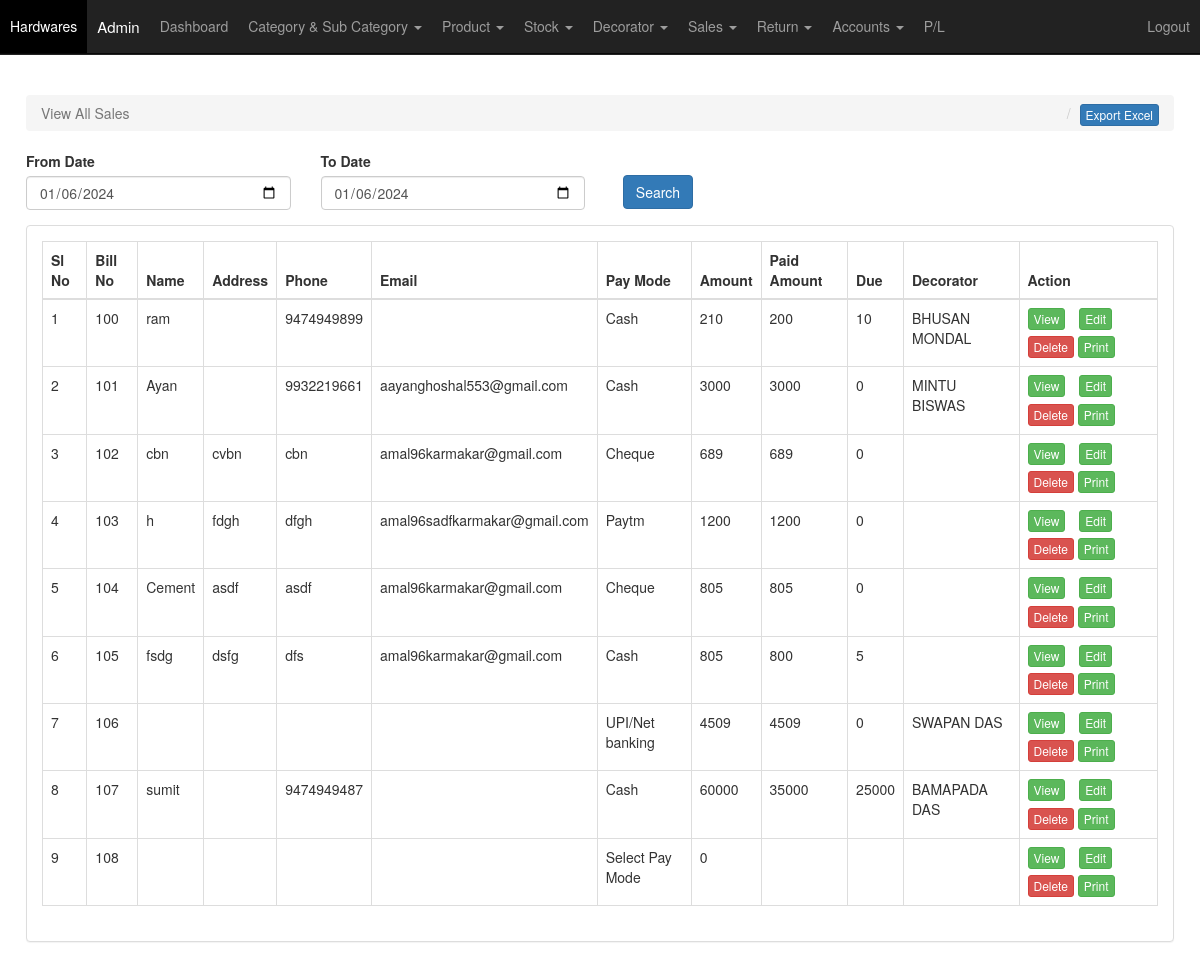
The page /view_sales.php (signed in) on the database as committed earlier.
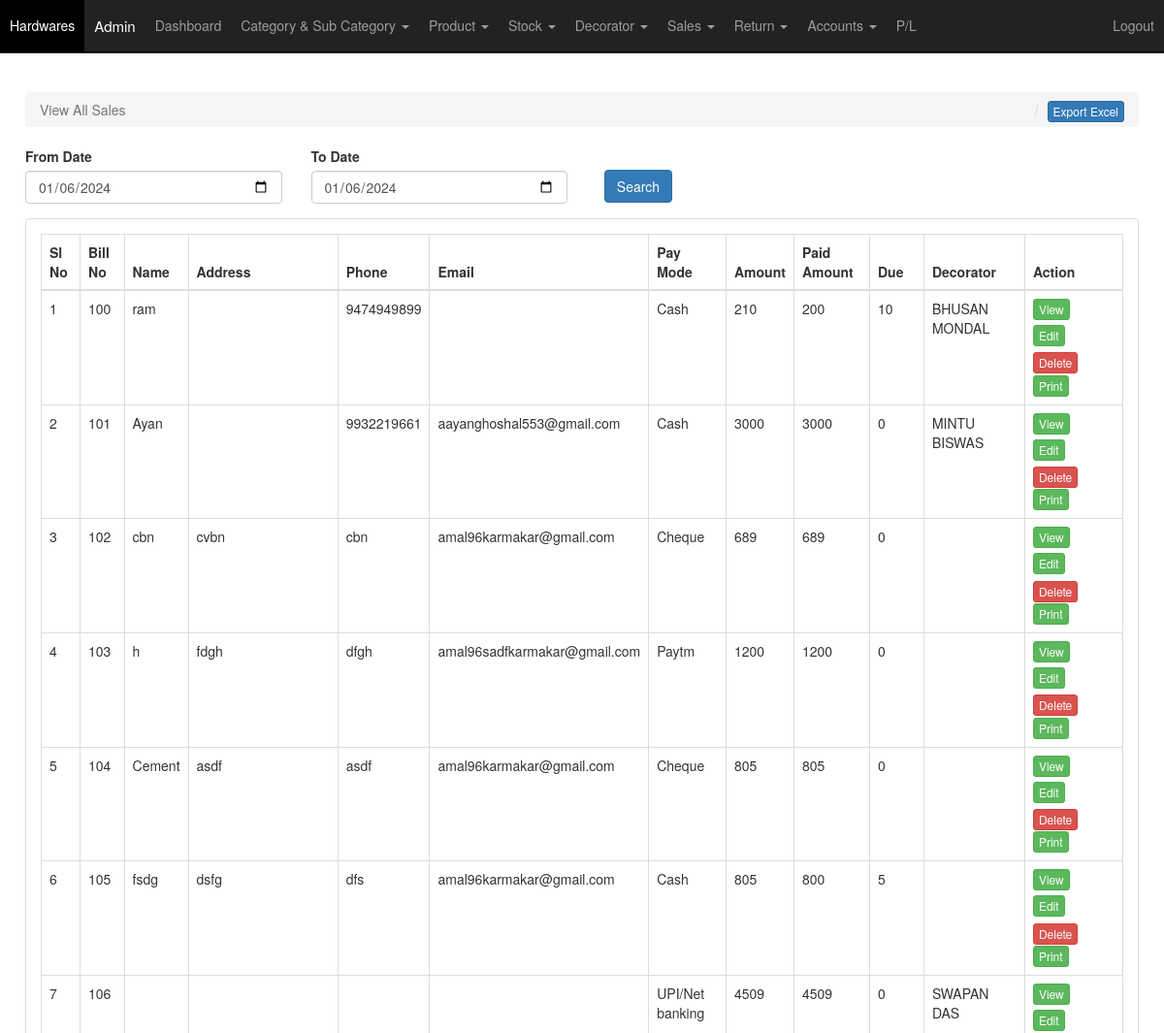
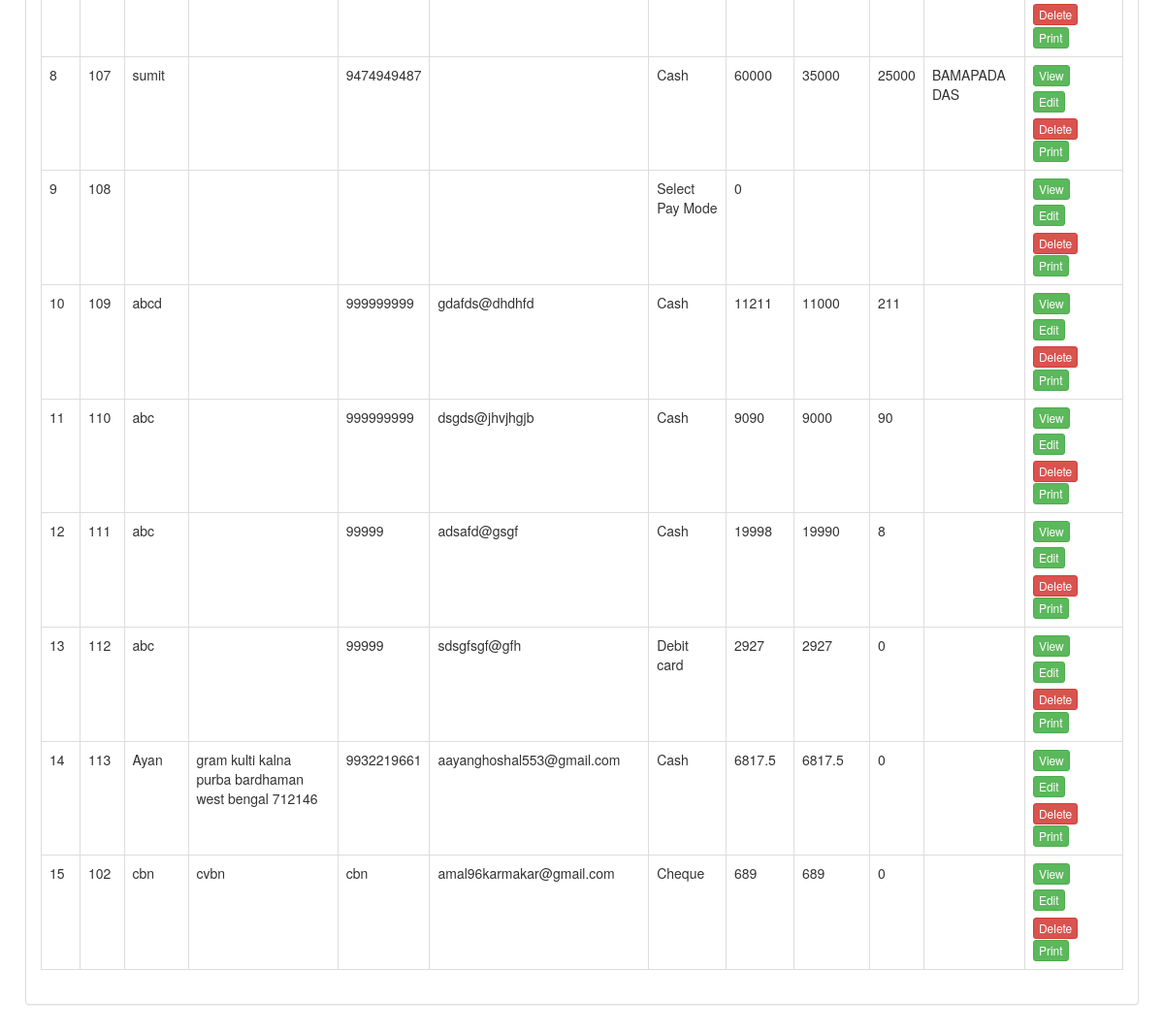
The same page on the database as committed later (2 pictures, top to bottom).
### tables this page shows
CREATE TABLE `sales` (
  `sales_id` int NOT NULL,
  `bill_number` varchar(55) NOT NULL,
  `name` varchar(255) NOT NULL,
  `address` varchar(255) NOT NULL,
  `phone` varchar(55) NOT NULL,
  `email` varchar(55) NOT NULL,
  `pay_mode` varchar(55) NOT NULL,
  `total_purchase_amount` varchar(155) NOT NULL,
  `total_amount` varchar(55) NOT NULL,
  `paid` varchar(55) NOT NULL,
  `due` varchar(55) NOT NULL,
  `description` longtext NOT NULL,
  `decorator_id` varchar(55) NOT NULL,
  `next_payment_date` varchar(55) NOT NULL,
  `refer_type` varchar(15) NOT NULL DEFAULT 'S',
  `insert_date` datetime NOT NULL DEFAULT CURRENT_TIMESTAMP
);

CREATE TABLE `decorator` (
  `decorator_id` int NOT NULL,
  `name` varchar(155) NOT NULL,
  `phone` varchar(55) NOT NULL,
  `address` varchar(255) NOT NULL,
  `insert_date` datetime NOT NULL DEFAULT CURRENT_TIMESTAMP
);

### view_sales.php (the view, shortened to what the changed rows need)
<?php include "include/header.php"; ?>
    <div id="wrapper">
        <?php include "top-menu.php"; ?>
        <div id="page-wrapper">
            <div class="container-fluid">
                <div class="row">
                    <?php if($_REQUEST['flag'] == "edit") {
                          $show=mysqli_fetch_array(mysqli_query($conn, "SELECT * from `sales` where `sales_id` = '$_REQUEST[edit_id]'")); ?>
                        <div class="col-lg-12 col-md-12">
                            <form role="form" action="<?php echo $_SERVER['PHP_SELF']; ?>" method="POST">
                                <input name="sales_id" value="<?php echo $show['sales_id']; ?>" type="hidden">
                                <div class="col-md-3">
                                    <div class="form-group">
                                      <label>Bill Number</label>
                                      <input class="form-control" name="bill_num" value="<?php echo $show['bill_number']; ?>" type="text" placeholder="Enter Bill Number">
                                    </div>
                                </div>
                                <div class="col-md-3">
                                    <div class="form-group">
                                      <label>Name</label>
                                      <input class="form-control" name="name" value="<?php echo $show['name']; ?>" type="text" placeholder="Enter Name">
                                    </div>
                                </div>
                                <div class="col-md-3">
                                    <div class="form-group">
                                      <label>Phone</label>
                                      <input class="form-control" name="phone" value="<?php echo $show['phone']; ?>" type="text" placeholder="Enter Phone">
                                    </div>
                                </div>
                                <div class="col-md-3">
                                    <div class="form-group">
                                      <label>Email</label>
                                      <input class="form-control" name="email" value="<?php echo $show['email']; ?>" type="text" placeholder="Enter Email">
                                    </div>
                                </div>
                                <div class="col-lg-12">
                                    <table class="table table-bordered">
                                        <thead>
                                          <tr class="success">
                                            <th>Total Amount</th>
                                            <th>Previous Payment</th>
                                            <th>Due Amount</th>
                                          </tr>
                                        </thead>
                                        <tbody>
                                          <tr>
                                            <td>Rs. <?php echo $show['total_amount']; ?></td>
                                            <td>Rs. <?php echo $show['paid']; ?><input name="ppaid" type="hidden" value="<?php echo $show['paid']; ?>"></td>
                                            <td>Rs. <?php echo $show['due']; ?><input id="pdue" name="pdue" type="hidden" value="<?php echo $show['due']; ?>"></td>
                                          </tr>
                                        </tbody>
                                    </table>
                                </div>
                                <div class="col-md-2">
                                    <div class="form-group">
                                    	<label>Payment mode <span class="text-danger">*</span></label>
                                    	<select class="form-control" name="paytype" id="paytype" required="">
                                    		<option>Select Pay Mode</option>
                                    		<option value="Cash" <?php if($show['pay_mode']=="Cash") { echo "selected"; } else { } ?>>Cash</option>
                                    		<option value="Google pay" <?php if($show['pay_mode']=="Google pay") { echo "selected"; } else { } ?>>Google pay</option>
                                    		<option value="UPI/Net banking" <?php if($show['pay_mode']=="UPI/Net banking") { echo "selected"; } else { } ?>>UPI/Net banking</option>
                                    		<option value="Credit card" <?php if($show['pay_mode']=="Credit card") { echo "selected"; } else { } ?>>Credit card</option>
                                    		<option value="Debit card" <?php if($show['pay_mode']=="Debit card") { echo "selected"; } else { } ?>>Debit card</option>
                                    		<option value="Cheque" <?php if($show['pay_mode']=="Cheque") { echo "selected"; } else { } ?>>Cheque</option>
                                    		<option value="Paytm" <?php if($show['pay_mode']=="Paytm") { echo "selected"; } else { } ?>>Paytm</option>
                                    	</select>
                                    </div>
                                </div>
                                <div class="col-md-2">
                                    <div class="form-group">
                                      <label>Total Amount</label>
                                      <input class="form-control" name="tamount" value="<?php echo $show['total_amount']; ?>" type="text" placeholder="Enter Total Amount">
                                    </div>
                                </div>
                                <div class="col-md-2">
                                    <div class="form-group">
                                      <label>Paid</label>
                                      <input class="form-control" id="paid1" name="paid" onkeyup="calc1()" type="text" placeholder="Enter Paid">
                                    </div>
                                </div>
                                <div class="col-md-2">
                                    <div class="form-group">
                                      <label>Due</label>
                                      <input class="form-control" id="due1" name="due" type="text" placeholder="Enter Due">
                                    </div>
                                </div>
                                <div class="col-md-4">
                                    <div class="form-group">
                                      <label>Description</label>
                                      <textarea class="form-control" name="description" rows="4" cols="50" placeholder="Enter Description" style="height:80px;"><?php echo $show['description']; ?></textarea>
                                    </div>
                                </div>
                                <hr>
                                <div class="col-md-12">
                                        <table class="table table-bordered" id="sumtable">
                                          <thead>
                                            <tr class="success">
                                              <th>Item Name</th>
                                              <th>Quantity</th>
                                              <th>Price (Per Unit)</th>
                                              <th>Total Price</th>
                                              <th>Item Description</th>
                                            </tr>
                                          </thead>
                                          <tbody class="field_wrapper" id="product_table">
                                            <?php $sql_stock = mysqli_query($conn, "SELECT * FROM item_sales WHERE sales_id='".$show['sales_id']."'");
                                            while($show_stock = mysqli_fetch_array($sql_stock)) { ?>
                                            <tr>
                                              <td><?php $sql_pname = mysqli_fetch_array(mysqli_query($conn, "SELECT * FROM product WHERE product_id = '".$show_stock['item_name']."'")); echo $sql_pname['product_name']; ?></td>
                                              <td><?php echo $show_stock['quantity']; ?></td>
                                              <td><?php echo $show_stock['price']; ?></td>
                                              <td><?php echo ($show_stock['quantity']*$show_stock['price']); ?></td>
                                              <td><?php echo $show_stock['description']; ?></td>
                                            </tr>
                                            <?php } ?>
                                          </tbody>
                                        </table>
                                </div>
                                <hr>
                                <div class="col-lg-4">
                                    <div class="form-group">
                                      <label>Select Decorator</label>
                                      <select class="form-control select2" name="decorator" style="height:40px;" onchange="showDiv(this.value)">
                                        <option selected="selected">Select Decorator</option>
                                        <?php $sql_stock=mysqli_query($conn, "SELECT * FROM decorator ORDER BY decorator_id ASC");
                                        while($show_stock = mysqli_fetch_array($sql_stock)) { ?>
                                            <option value="<?php echo $show_stock['decorator_id']; ?>" <?php if($show['decorator_id']==$show_stock['decorator_id']) { echo "selected"; } else { } ?>><?php echo $show_stock['name']; ?> ( <?php echo $show_stock['phone']; ?> )</option>
                                        <?php } ?>
                                      </select>
                                    </div>
                                </div>
                                <div class="col-md-3">
                                    <div class="form-group">
                                      <label>Next Payment Date</label>
                                      <input class="form-control" name="cdate" value="<?php echo $show['next_payment_date']; ?>" type="date" placeholder="Enter Next Payment Date">
                                    </div>
                                </div>
                                <div class="col-md-4">
                                    <div class="form-group">
                                      <label>Address</label>
                                      <textarea class="form-control" name="address" rows="4" cols="50" placeholder="Enter Address"><?php echo $show['address']; ?></textarea>
                                    </div>
                                </div>
                                <div class="col-md-3">
                                    <div class="form-group">
                                        <input name="update" class="btn btn-primary" type="submit" value="Update" />
                                        <a href="view_sales.php" class="btn btn-primary">Cancel</a>
                                    </div>
                                </div>
                            </form>
                    </div>
                    <?php } else { ?>
                    <div class="col-lg-12 col-md-12">
                      <div class="panel panel-default">
                          <div class="panel-body">
                            <table class="table table-bordered" id="example">
                              <thead>
                                <tr>
                                  <th>Sl No</th>
                                  <th>Bill No</th>
                                  <th>Name</th>
                                  <th>Address</th>
                                  <th>Phone</th>
                                  <th>Email</th>
                                  <th>Pay Mode</th>
                                  <th>Amount</th>
                                  <th>Paid Amount</th>
                                  <th>Due</th>
                                  <th>Decorator</th>
                                  <th>Action</th>
                                </tr>
                              </thead>
                              <tbody>
                            <?php $i = 1;
                              if (isset($_POST['search'])) {
                                $from = $_POST["from"];
                                $to = $_POST["to"];
                                $sql_stock = mysqli_query($conn, "SELECT * FROM sales WHERE date(insert_date) BETWEEN '$from' AND '$to'");
                              } else {
                                $sql_stock=mysqli_query($conn, "SELECT * FROM sales ORDER BY sales_id ASC");
                              }
                              while($show_stock = mysqli_fetch_array($sql_stock)) { ?>
                                <tr>
                                  <td><?php echo $i; ?></td>
                                  <td><?php echo $show_stock['bill_number']; ?></td>
                                  <td><?php echo $show_stock['name']; ?></td>
                                  <td><?php echo $show_stock['address']; ?></td>
                                  <td><?php echo $show_stock['phone']; ?></td>
                                  <td><?php echo $show_stock['email']; ?></td>
                                  <td><?php echo $show_stock['pay_mode']; ?></td>
                                  <td><?php echo $show_stock['total_amount']; ?></td>
                                  <td><?php echo $show_stock['paid']; ?></td>
                                  <td><?php echo $show_stock['due']; ?></td>
                                  <td><?php $show_dec = mysqli_fetch_array(mysqli_query($conn, "SELECT * from `decorator` where `decorator_id` = '".$show_stock['decorator_id']."'")); echo $show_dec['name']; ?></td>
                                  <td><?php if($_SESSION['cus']['role']=="User") { ?>
                                      <a class="btn btn-success btn-xs" href="view_sales.php?flag=view&view_id=<?php echo $show_stock['sales_id']; ?>" style="margin-right:10px;margin-bottom:5px;">View</a>
                                      <?php } else { ?>
                                      <a class="btn btn-success btn-xs" href="view_sales.php?flag=view&view_id=<?php echo $show_stock['sales_id']; ?>" style="margin-right:10px;margin-bottom:5px;">View</a>
                                      <a class="btn btn-success btn-xs" href="view_sales.php?flag=edit&edit_id=<?php echo $show_stock['sales_id']; ?>" style="margin-right:10px;margin-bottom:5px;">Edit</a>
                                      <a class="btn btn-danger btn-xs" href="view_sales.php?flag=delete&del_id=<?php echo $show_stock['sales_id']; ?>" onclick="return confirm('Are you sure to delete the record?')">Delete</a>
                                      <a class="btn btn-success btn-xs" href="print_sales.php?view_id=<?php echo $show_stock['sales_id']; ?>" style="margin-right:10px;">Print</a>
                                      <?php } ?>
                                  </td>
                                </tr>
                                <?php $i++; } ?>
                              </tbody>
                            </table>
                          </div>
                      </div>
                    </div>
                    <?php } ?>
                </div>
            </div>
        </div>
    </div>
<?php include "include/footer.php"; ?>

Rows that differ between the two databases and show on the page:
added sales: bill_number "109", name "abcd", phone "999999999", email "gdafds@dhdhfd", pay_mode "Cash", total_amount "11211", paid "11000", due "211"
added sales: bill_number "110", name "abc", phone "999999999", email "dsgds@jhvjhgjb", pay_mode "Cash", total_amount "9090", paid "9000", due "90"
added sales: bill_number "111", name "abc", phone "99999", email "adsafd@gsgf", pay_mode "Cash", total_amount "19998", paid "19990", due "8"
added sales: bill_number "112", name "abc", phone "99999", email "sdsgfsgf@gfh", pay_mode "Debit card", total_amount "2927", paid "2927", due "0"
added sales: bill_number "113", name "Ayan", address "gram kulti kalna purba bardhaman west bengal 712146", phone "9932219661", email "aayanghoshal553@gmail.com", pay_mode "Cash", total_amount "6817.5", paid "6817.5", due "0"
added sales: bill_number "102", name "cbn", address "cvbn", phone "cbn", email "amal96karmakar@gmail.com", pay_mode "Cheque", total_amount "689", paid "689", due "0"
